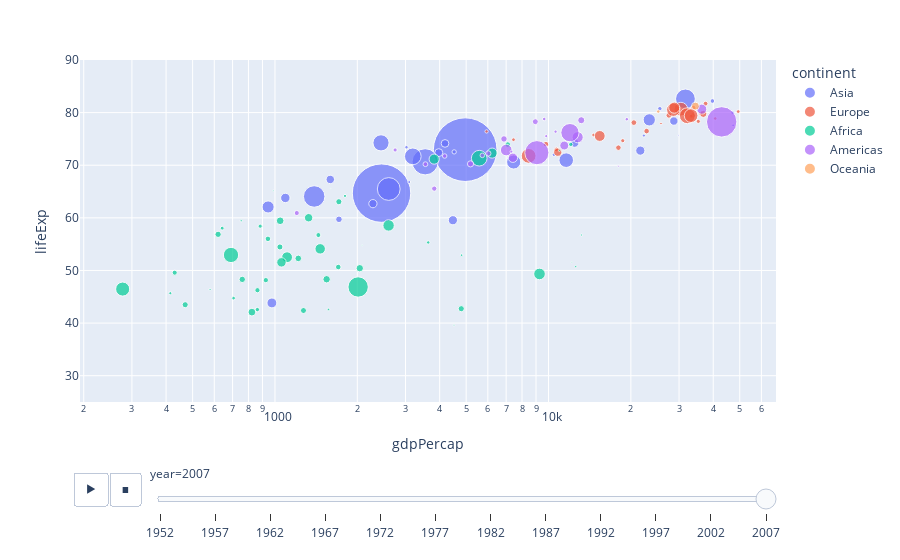

Notebook code for this chart:
### Markdown cell above
We can make animations with plotly! Let's use the gapminder data

### Code cell
gapminder = px.data.gapminder()
px.scatter(gapminder, 
           x = "gdpPercap", 
           y = "lifeExp", 
           animation_frame = "year", 
           hover_name = "country",
           size = "pop", 
           color = "continent", 
           size_max = 45,
           range_y = [25, 90],
           log_x = True)

### Figure 1 — Plotly figure (JSON) as saved in the notebook; plotly's stock layout.template omitted (floating-point values rounded to 4 significant figures)
{"data": [{"hovertemplate": "<b>%{hovertext}</b><br><br>continent=Asia<br>year=2007<br>gdpPercap=%{x}<br>lifeExp=%{y}<br>pop=%{marker.size}<extra></extra>", "hovertext": ["Afghanistan", "Bahrain", "Bangladesh", "Cambodia", "China", "Hong Kong, China", "India", "Indonesia", "Iran", "Iraq", "Israel", "Japan", "Jordan", "Korea, Dem. Rep.", "Korea, Rep.", "Kuwait", "Lebanon", "Malaysia", "Mongolia", "Myanmar", "Nepal", "Oman", "Pakistan", "Philippines", "Saudi Arabia", "Singapore", "Sri Lanka", "Syria", "Taiwan", "Thailand", "Vietnam", "West Bank and Gaza", "Yemen, Rep."], "legendgroup": "Asia", "marker": {"color": "#636efa", "size": [31889923, 708573, 150448339, 14131858, 1318683096, 6980412, 1110396331, 223547000, 69453570, 27499638, 6426679, 127467972, 6053193, 23301725, 49044790, 2505559, 3921278, 24821286, 2874127, 47761980, 28901790, 3204897, 169270617, 91077287, 27601038, 4553009, 20378239, 19314747, 23174294, 65068149, 85262356, 4018332, 22211743], "sizemode": "area", "sizeref": 651200.0, "symbol": "circle"}, "mode": "markers", "name": "Asia", "orientation": "v", "showlegend": true, "type": "scatter", "x": [974.6, 29800.0, 1391.0, 1714.0, 4959.0, 39720.0, 2452.0, 3541.0, 11610.0, 4471.0, 25520.0, 31660.0, 4519.0, 1593.0, 23350.0, 47310.0, 10460.0, 12450.0, 3096.0, 944, 1091.0, 22320.0, 2606.0, 3190.0, 21650.0, 47140.0, 3970.0, 4185.0, 28720.0, 7458.0, 2442.0, 3025.0, 2281.0], "xaxis": "x", "y": [43.83, 75.64, 64.06, 59.72, 72.96, 82.21, 64.7, 70.65, 70.96, 59.55, 80.75, 82.6, 72.53, 67.3, 78.62, 77.59, 71.99, 74.24, 66.8, 62.07, 63.78, 75.64, 65.48, 71.69, 72.78, 79.97, 72.4, 74.14, 78.4, 70.62, 74.25, 73.42, 62.7], "yaxis": "y"}, {"hovertemplate": "<b>%{hovertext}</b><br><br>continent=Europe<br>year=2007<br>gdpPercap=%{x}<br>lifeExp=%{y}<br>pop=%{marker.size}<extra></extra>", "hovertext": ["Albania", "Austria", "Belgium", "Bosnia and Herzegovina", "Bulgaria", "Croatia", "Czech Republic", "Denmark", "Finland", "France", "Germany", "Greece", "Hungary", "Iceland", "Ireland", "Italy", "Montenegro", "Netherlands", "Norway", "Poland", "Portugal", "Romania", "Serbia", "Slovak Republic", "Slovenia", "Spain", "Sweden", "Switzerland", "Turkey", "United Kingdom"], "legendgroup": "Europe", "marker": {"color": "#EF553B", "size": [3600523, 8199783, 10392226, 4552198, 7322858, 4493312, 10228744, 5468120, 5238460, 61083916, 82400996, 10706290, 9956108, 301931, 4109086, 58147733, 684736, 16570613, 4627926, 38518241, 10642836, 22276056, 10150265, 5447502, 2009245, 40448191, 9031088, 7554661, 71158647, 60776238], "sizemode": "area", "sizeref": 651200.0, "symbol": "circle"}, "mode": "markers", "name": "Europe", "orientation": "v", "showlegend": true, "type": "scatter", "x": [5937.0, 36130.0, 33690.0, 7446.0, 10680.0, 14620.0, 22830.0, 35280.0, 33210.0, 30470.0, 32170.0, 27540.0, 18010.0, 36180.0, 40680.0, 28570.0, 9254.0, 36800.0, 49360.0, 15390.0, 20510.0, 10810.0, 9787.0, 18680.0, 25770.0, 28820.0, 33860.0, 37510.0, 8458.0, 33200.0], "xaxis": "x", "y": [76.42, 79.83, 79.44, 74.85, 73.0, 75.75, 76.49, 78.33, 79.31, 80.66, 79.41, 79.48, 73.34, 81.76, 78.89, 80.55, 74.54, 79.76, 80.2, 75.56, 78.1, 72.48, 74.0, 74.66, 77.93, 80.94, 80.88, 81.7, 71.78, 79.42], "yaxis": "y"}, {"hovertemplate": "<b>%{hovertext}</b><br><br>continent=Africa<br>year=2007<br>gdpPercap=%{x}<br>lifeExp=%{y}<br>pop=%{marker.size}<extra></extra>", "hovertext": ["Algeria", "Angola", "Benin", "Botswana", "Burkina Faso", "Burundi", "Cameroon", "Central African Republic", "Chad", "Comoros", "Congo, Dem. Rep.", "Congo, Rep.", "Cote d'Ivoire", "Djibouti", "Egypt", "Equatorial Guinea", "Eritrea", "Ethiopia", "Gabon", "Gambia", "Ghana", "Guinea", "Guinea-Bissau", "Kenya", "Lesotho", "Liberia", "Libya", "Madagascar", "Malawi", "Mali", "Mauritania", "Mauritius", "Morocco", "Mozambique", "Namibia", "Niger", "Nigeria", "Reunion", "Rwanda", "Sao Tome and Principe", "Senegal", "Sierra Leone", "Somalia", "South Africa", "Sudan", "Swaziland", "Tanzania", "Togo", "Tunisia", "Uganda", "Zambia", "Zimbabwe"], "legendgroup": "Africa", "marker": {"color": "#00cc96", "size": [33333216, 12420476, 8078314, 1639131, 14326203, 8390505, 17696293, 4369038, 10238807, 710960, 64606759, 3800610, 18013409, 496374, 80264543, 551201, 4906585, 76511887, 1454867, 1688359, 22873338, 9947814, 1472041, 35610177, 2012649, 3193942, 6036914, 19167654, 13327079, 12031795, 3270065, 1250882, 33757175, 19951656, 2055080, 12894865, 135031164, 798094, 8860588, 199579, 12267493, 6144562, 9118773, 43997828, 42292929, 1133066, 38139640, 5701579, 10276158, 29170398, 11746035, 12311143], "sizemode": "area", "sizeref": 651200.0, "symbol": "circle"}, "mode": "markers", "name": "Africa", "orientation": "v", "showlegend": true, "type": "scatter", "x": [6223.0, 4797.0, 1441.0, 12570.0, 1217.0, 430.1, 2042.0, 706.0, 1704.0, 986.1, 277.6, 3633.0, 1545.0, 2082.0, 5581.0, 12150.0, 641.4, 690.8, 13210.0, 752.7, 1328.0, 942.7, 579.2, 1463.0, 1569.0, 414.5, 12060.0, 1045.0, 759.3, 1043.0, 1803.0, 10960.0, 3820.0, 823.7, 4811.0, 619.7, 2014.0, 7670.0, 863.1, 1598.0, 1712.0, 862.5, 926.1, 9270.0, 2602.0, 4513.0, 1107.0, 883.0, 7093.0, 1056.0, 1271.0, 469.7], "xaxis": "x", "y": [72.3, 42.73, 56.73, 50.73, 52.3, 49.58, 50.43, 44.74, 50.65, 65.15, 46.46, 55.32, 48.33, 54.79, 71.34, 51.58, 58.04, 52.95, 56.73, 59.45, 60.02, 56.01, 46.39, 54.11, 42.59, 45.68, 73.95, 59.44, 48.3, 54.47, 64.16, 72.8, 71.16, 42.08, 52.91, 56.87, 46.86, 76.44, 46.24, 65.53, 63.06, 42.57, 48.16, 49.34, 58.56, 39.61, 52.52, 58.42, 73.92, 51.54, 42.38, 43.49], "yaxis": "y"}, {"hovertemplate": "<b>%{hovertext}</b><br><br>continent=Americas<br>year=2007<br>gdpPercap=%{x}<br>lifeExp=%{y}<br>pop=%{marker.size}<extra></extra>", "hovertext": ["Argentina", "Bolivia", "Brazil", "Canada", "Chile", "Colombia", "Costa Rica", "Cuba", "Dominican Republic", "Ecuador", "El Salvador", "Guatemala", "Haiti", "Honduras", "Jamaica", "Mexico", "Nicaragua", "Panama", "Paraguay", "Peru", "Puerto Rico", "Trinidad and Tobago", "United States", "Uruguay", "Venezuela"], "legendgroup": "Americas", "marker": {"color": "#ab63fa", "size": [40301927, 9119152, 190010647, 33390141, 16284741, 44227550, 4133884, 11416987, 9319622, 13755680, 6939688, 12572928, 8502814, 7483763, 2780132, 108700891, 5675356, 3242173, 6667147, 28674757, 3942491, 1056608, 301139947, 3447496, 26084662], "sizemode": "area", "sizeref": 651200.0, "symbol": "circle"}, "mode": "markers", "name": "Americas", "orientation": "v", "showlegend": true, "type": "scatter", "x": [12780.0, 3822.0, 9066.0, 36320.0, 13170.0, 7007.0, 9645.0, 8948.0, 6025.0, 6873.0, 5728.0, 5186.0, 1202.0, 3548.0, 7321.0, 11980.0, 2749.0, 9809.0, 4173.0, 7409.0, 19330.0, 18010.0, 42950.0, 10610.0, 11420.0], "xaxis": "x", "y": [75.32, 65.55, 72.39, 80.65, 78.55, 72.89, 78.78, 78.27, 72.23, 74.99, 71.88, 70.26, 60.92, 70.2, 72.57, 76.19, 72.9, 75.54, 71.75, 71.42, 78.75, 69.82, 78.24, 76.38, 73.75], "yaxis": "y"}, {"hovertemplate": "<b>%{hovertext}</b><br><br>continent=Oceania<br>year=2007<br>gdpPercap=%{x}<br>lifeExp=%{y}<br>pop=%{marker.size}<extra></extra>", "hovertext": ["Australia", "New Zealand"], "legendgroup": "Oceania", "marker": {"color": "#FFA15A", "size": [20434176, 4115771], "sizemode": "area", "sizeref": 651200.0, "symbol": "circle"}, "mode": "markers", "name": "Oceania", "orientation": "v", "showlegend": true, "type": "scatter", "x": [34440.0, 25190.0], "xaxis": "x", "y": [81.23, 80.2], "yaxis": "y"}], "layout": {"autosize": true, "legend": {"itemsizing": "constant", "title": {"text": "continent"}, "tracegroupgap": 0}, "margin": {"t": 60}, "sliders": [{"active": 11, "currentvalue": {"prefix": "year="}, "len": 0.9, "pad": {"b": 10, "t": 60}, "steps": [{"args": [["1952"], {"frame": {"duration": 0, "redraw": false}, "fromcurrent": true, "mode": "immediate", "transition": {"duration": 0, "easing": "linear"}}], "label": "1952", "method": "animate"}, {"args": [["1957"], {"frame": {"duration": 0, "redraw": false}, "fromcurrent": true, "mode": "immediate", "transition": {"duration": 0, "easing": "linear"}}], "label": "1957", "method": "animate"}, {"args": [["1962"], {"frame": {"duration": 0, "redraw": false}, "fromcurrent": true, "mode": "immediate", "transition": {"duration": 0, "easing": "linear"}}], "label": "1962", "method": "animate"}, {"args": [["1967"], {"frame": {"duration": 0, "redraw": false}, "fromcurrent": true, "mode": "immediate", "transition": {"duration": 0, "easing": "linear"}}], "label": "1967", "method": "animate"}, {"args": [["1972"], {"frame": {"duration": 0, "redraw": false}, "fromcurrent": true, "mode": "immediate", "transition": {"duration": 0, "easing": "linear"}}], "label": "1972", "method": "animate"}, {"args": [["1977"], {"frame": {"duration": 0, "redraw": false}, "fromcurrent": true, "mode": "immediate", "transition": {"duration": 0, "easing": "linear"}}], "label": "1977", "method": "animate"}, {"args": [["1982"], {"frame": {"duration": 0, "redraw": false}, "fromcurrent": true, "mode": "immediate", "transition": {"duration": 0, "easing": "linear"}}], "label": "1982", "method": "animate"}, {"args": [["1987"], {"frame": {"duration": 0, "redraw": false}, "fromcurrent": true, "mode": "immediate", "transition": {"duration": 0, "easing": "linear"}}], "label": "1987", "method": "animate"}, {"args": [["1992"], {"frame": {"duration": 0, "redraw": false}, "fromcurrent": true, "mode": "immediate", "transition": {"duration": 0, "easing": "linear"}}], "label": "1992", "method": "animate"}, {"args": [["1997"], {"frame": {"duration": 0, "redraw": false}, "fromcurrent": true, "mode": "immediate", "transition": {"duration": 0, "easing": "linear"}}], "label": "1997", "method": "animate"}, {"args": [["2002"], {"frame": {"duration": 0, "redraw": false}, "fromcurrent": true, "mode": "immediate", "transition": {"duration": 0, "easing": "linear"}}], "label": "2002", "method": "animate"}, {"args": [["2007"], {"frame": {"duration": 0, "redraw": false}, "fromcurrent": true, "mode": "immediate", "transition": {"duration": 0, "easing": "linear"}}], "label": "2007", "method": "animate"}], "x": 0.1, "xanchor": "left", "y": 0, "yanchor": "top"}], "updatemenus": [{"active": 0, "buttons": [{"args": [null, {"frame": {"duration": 500, "redraw": false}, "fromcurrent": true, "mode": "immediate", "transition": {"duration": 500, "easing": "linear"}}], "label": "&#9654;", "method": "animate"}, {"args": [[null], {"frame": {"duration": 0, "redraw": false}, "fromcurrent": true, "mode": "immediate", "transition": {"duration": 0, "easing": "linear"}}], "label": "&#9724;", "method": "animate"}], "direction": "left", "pad": {"r": 10, "t": 70}, "showactive": false, "type": "buttons", "x": 0.1, "xanchor": "right", "y": 0, "yanchor": "top"}], "xaxis": {"anchor": "y", "autorange": true, "domain": [0, 1], "range": [2.294, 4.829], "title": {"text": "gdpPercap"}, "type": "log"}, "yaxis": {"anchor": "x", "domain": [0, 1], "range": [25, 90], "title": {"text": "lifeExp"}, "type": "linear"}}}
